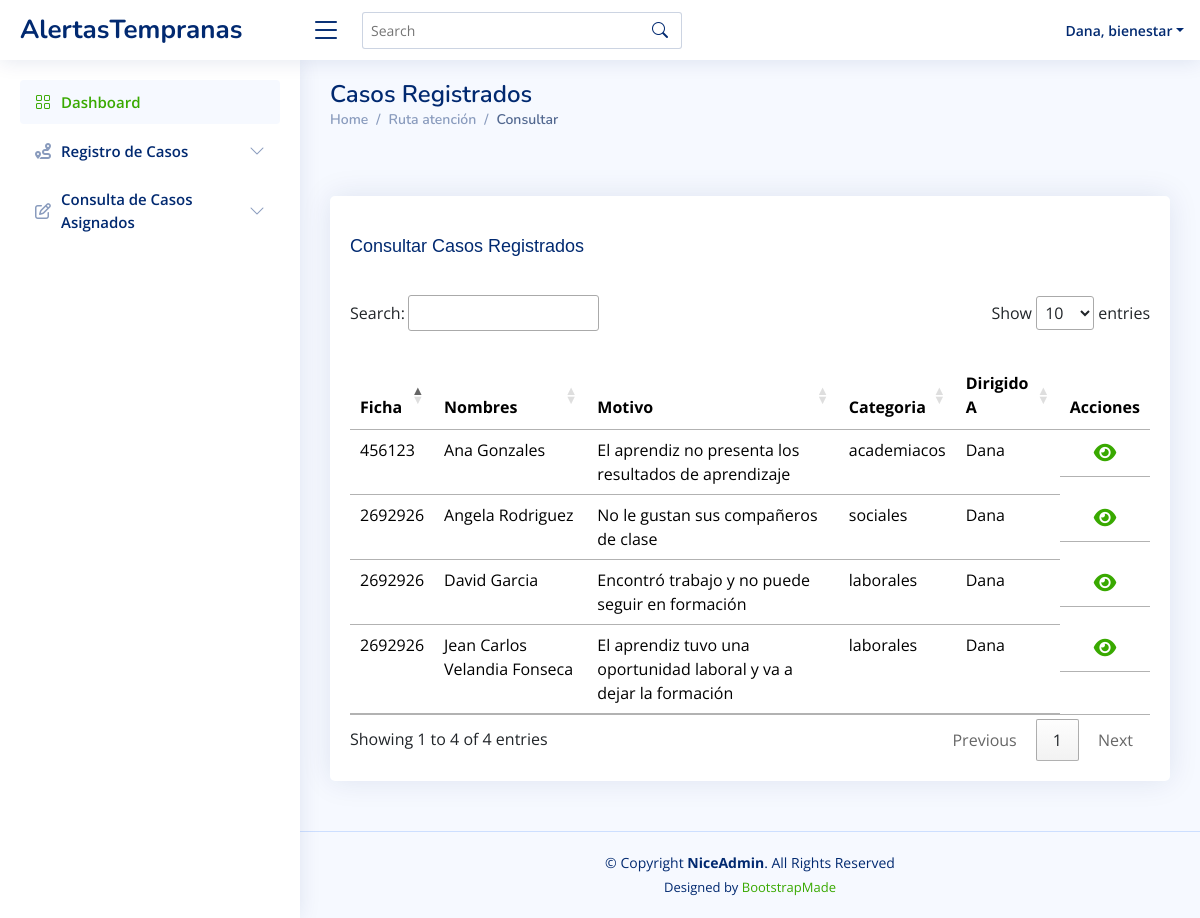
Screenshot of /Views/Bienestar/consultarAprendiz.php (signed in) with the database file from the repository.
### tables this page shows
CREATE TABLE `usuarios` (
  `id` int(11) NOT NULL,
  `tipo_documento` varchar(20) NOT NULL,
  `documento` int(11) NOT NULL,
  `nombre` varchar(60) NOT NULL,
  `email` varchar(60) NOT NULL,
  `telefono` int(11) NOT NULL,
  `clave` varchar(250) NOT NULL,
  `rol` varchar(50) NOT NULL
);

CREATE TABLE `casos` (
  `id` int(11) NOT NULL,
  `descripcion` text NOT NULL,
  `categoria` varchar(80) NOT NULL,
  `soporte` varchar(300) NOT NULL,
  `fecha` date NOT NULL,
  `estado` varchar(80) NOT NULL,
  `id_aprendiz` int(11) NOT NULL,
  `id_usuario` int(11) NOT NULL,
  `id_encargado` int(11) NOT NULL
);

CREATE TABLE `aprendiz` (
  `id` int(11) NOT NULL,
  `tipo_documento_aprendiz` varchar(20) NOT NULL,
  `documento` bigint(20) NOT NULL,
  `nombre` varchar(60) NOT NULL,
  `apellido` varchar(50) NOT NULL,
  `email` varchar(60) NOT NULL,
  `telefono` int(11) NOT NULL,
  `programa` varchar(50) NOT NULL,
  `ficha` varchar(30) NOT NULL,
  `id_usuario` int(11) NOT NULL
);

### Models/consultasBienestar.php (called while the page is built, shortened)
<?php
class ConsultasBienestar {
    public function consultarCasosReg($id_usuario){
        $objConexion = new Conexion();
        $conexion = $objConexion->getConexion();
        $consultar= "SELECT c.id as identificador_caso, a.id as id_aprendiz, a.ficha, a.nombre, a.apellido, c.descripcion , c.categoria, c.id_encargado, u.nombre AS nombre_encargado FROM casos c JOIN aprendiz a ON c.id_aprendiz = a.id JOIN usuarios u ON c.id_encargado = u.id WHERE c.id_usuario=  :id_usuario ";
        $result= $conexion->prepare($consultar);
        $result->bindparam(':id_usuario', $id_usuario);
        $result->execute();
        $f= [];
        while($resultado = $result->fetch()){
            $f[] = $resultado;
        }
        return $f;
    }
    public function consultarUser($idUsuario)
    {
        $objConexion = new Conexion();
        $conexion = $objConexion->getConexion();
        $sql = "SELECT * FROM usuarios WHERE id = :idUsuario";
        $result = $conexion->prepare($sql);
        $result->bindParam(":idUsuario", $idUsuario);
        $result->execute();
        $f = $result->fetch();
        return $f;
    }
}

### Controllers/bienestar/mostrar_info.php (the view, shortened to what this page needs)
<?php
require_once("../../Models/consultasBienestar.php");
function cargarCasos(){
    $id_usuario = $_SESSION['id'];
    $objConsultas = new ConsultasBienestar();
    $result = $objConsultas->consultarCasosReg($id_usuario);
    if (!isset($result)) {
        echo "<h2>No hay casos registrados</h2>";
    } else {
        foreach ($result as $f) {
            echo '
<tr>
                    <td>'.$f['ficha'].'</td>
                    <td>'.$f['nombre'].' '.$f['apellido'].'</td>
                    <td>'.$f['descripcion'].'</td>
                    <td>'.$f['categoria'].'</td>
                    <td>'.$f['nombre_encargado'].'</td>
                    <td class="detalles"><a href="../../Views/bienestar/mostrarDetalle.php?id='. $f['identificador_caso'].'" ><i class="fa-solid fa-eye"></i></a></td>
                  </tr>
            ';
        }
    }
}
function cargarPerfilBienestar()
{
  $idUsuarios = $_SESSION["id"];
  $objConsultasAdmin = new ConsultasBienestar();
  $f = $objConsultasAdmin->consultarUser($idUsuarios);
  echo '
        <li class="nav-item dropdown pe-3">
          <a class="nav-link nav-profile d-flex align-items-center pe-0" href="#" data-bs-toggle="dropdown">
            <span class="d-none d-md-block dropdown-toggle ps-2">' . $f["nombre"] .', '.$f["rol"].  '</span>
          </a>
          <ul class="dropdown-menu dropdown-menu-end dropdown-menu-arrow profile">
            <li class="dropdown-header">
              <h6>' . $f["nombre"] . '</h6>
              <span>' . $f["rol"] . '</span>
            </li>
            <li>
              <hr class="dropdown-divider">
            </li>
            <li>
              <a class="dropdown-item d-flex align-items-center" href="userProfileAdmin.php">
                <i class="bi bi-person"></i>
                <span>Mi perfil</span>
              </a>
            </li>
            <li>
              <hr class="dropdown-divider">
            </li>
            <li>
              <a class="dropdown-item d-flex align-items-center" href="users-profile.html">
                <i class="bi bi-gear"></i>
                <span>Configuración</span>
              </a>
            </li>
            <li>
              <hr class="dropdown-divider">
            </li>
            <li>
              <a class="dropdown-item d-flex align-items-center" href="pages-faq.html">
                <i class="bi bi-question-circle"></i>
                <span>¿Necesitas Ayuda?</span>
              </a>
            </li>
            <li>
              <hr class="dropdown-divider">
            </li>
            <li>
              <a class="dropdown-item d-flex align-items-center" href="../../Controllers/cerrarSesion.php">
                <i class="bi bi-box-arrow-right"></i>
                <span>Cerrar Sesión</span>
              </a>
            </li>
          </ul>
        </li>
    ';
}

### Views/Bienestar/assets/css/style.css (style rules this page uses)
:root { scroll-behavior: smooth; --primary-color: #39A900; --secondary-color: #00324D; --complementary-color1: #385c57; --complementary-color2: #e6e6e6; --degrade: linear-gradient(#39a900, #A1D687, #fff); --font-size-titulos-h1: 48px; --font-size-titulos-h2: 40px; --font-size-titulos-h3: 32px; --font-size-titulos-h4: 24px; --font-size-parrafos: 24px; }
body { font-family: "Open Sans", sans-serif; background: #f6f9ff; color: #444444; }
a { color: var(--primary-color); text-decoration: none; }
.header-nav .nav-profile { color: #012970; }
.header-nav .nav-profile span { font-size: 14px; font-weight: 600; }
.detalles { color: #39A900; font-size: 20px; text-decoration: none; display: flex; justify-content: center; align-items: center; }

### rows the page displays
usuarios: nombre "Dana", rol "bienestar"
casos: id_aprendiz.ficha "2692926", id_aprendiz.nombre "Angela", id_aprendiz.apellido "Rodriguez", descripcion "No le gustan sus compañeros de clase", categoria "sociales", id_usuario.nombre "Dana"
casos: id_aprendiz.ficha "2692926", id_aprendiz.nombre "David", id_aprendiz.apellido "Garcia", descripcion "Encontró trabajo y no puede seguir en formación", categoria "laborales", id_usuario.nombre "Dana"
casos: id_aprendiz.ficha "456123", id_aprendiz.nombre "Ana", id_aprendiz.apellido "Gonzales", descripcion "El aprendiz no presenta los resultados de aprendizaje", categoria "academiacos", id_usuario.nombre "Dana"
casos: id_aprendiz.ficha "2692926", id_aprendiz.nombre "Jean Carlos", id_aprendiz.apellido "Velandia Fonseca", descripcion "El aprendiz tuvo una oportunidad laboral y va a dejar la formación", categoria "laborales", id_usuario.nombre "Dana"
